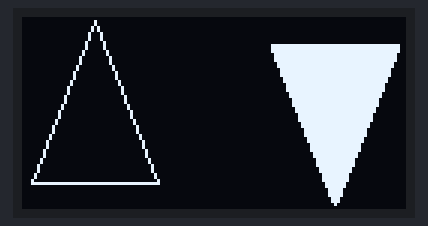
A sketch run on a simulated Arduino Uno, built with avr-gcc and run on an emulated ATmega328P. Parts: 128×64 one-colour display.

Above: at 0.1 s.

The sketch:

Desenho_Triangulo.ino
```cpp
/***********************************************************************************************
 * EXEMPLO DE APLICAÇÃO USANDO MÓDULO OLED 0,96" (Desenho de Triângulo)                        *
 * BY: LAB+ PROJETOS - 21.01.21 - UPDATE: 02.07.21                                             *
 ***********************************************************************************************/
#include <SPI.h>                                                          //Biblioteca para uso de Sinal Periférico
#include <Wire.h>                                                         //Biblioteca para uso geral
#include <Adafruit_GFX.h>                                                 //Biblioteca para uso da Adafruit
#include <Adafruit_SSD1306.h>                                             //Biblioteca para uso do SSD1306 OLED

const byte SCREEN_WIDTH = 128;                                            //Define a quantidade de pixels de largura
const byte SCREEN_HEIGHT = 64;                                            //Define a quantidade de pixels de altura
const int OLED_RESET = -1;                                                //Pino de reset (-1) se compartilhar pino de reset Arduino
Adafruit_SSD1306 display(SCREEN_WIDTH, SCREEN_HEIGHT, &Wire, OLED_RESET); //Cria o objeto display e define a resolução

void setup()
{
  display.begin(SSD1306_SWITCHCAPVCC, 0x3C);                              //Ligação dos Circuitos Internos, Endereço padrão OLED.
  display.clearDisplay();                                                 //Limpa o buffer.
}

void loop()
{
  display.clearDisplay ();                                                //Limpa o buffer.
  display.drawTriangle (24, 1, 3, 55, 45, 55, WHITE);                     //Triângulo Comum (x0,y0,x1,y1,x2,y2,color)
  display.fillTriangle (104, 62, 125, 9, 83, 9, WHITE);                   //Triângulo com fundo preenchido (x0,y0,x1,y1,x2,y2,color)
  display.display ();                                                     //Atualiza a representação na memória, chamado para ligar o display
  delay(1000);                                                            //Aguarda 1s
}
```
